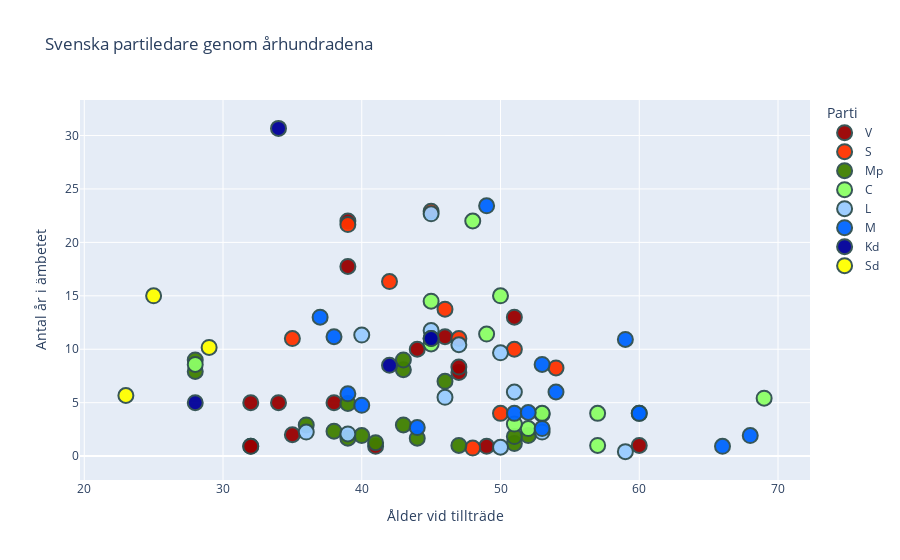

This figure's notebook cell:
### Code cell
def transform_date_string_to_datetime_object(entry):
    '''
    :param string: format 'YYYY-MM-DD'
    :return: datetime
    '''
    if isinstance(entry, str):
        return datetime.strptime(entry, '%Y-%m-%d')
    else:
        return entry

party_leaders[['death_date',
               'assumed_office',
               'left_office']] = party_leaders[['death_date',
                                                'assumed_office',
                                                'left_office']].fillna(datetime.today())
# transforming date strings to datetime objects
party_leaders['birth_date'] = party_leaders.apply(lambda row: \
                              transform_date_string_to_datetime_object(row['birth_date']), axis = 1)
party_leaders['death_date'] = party_leaders.apply(lambda row: \
                              transform_date_string_to_datetime_object(row['death_date']), axis = 1)
party_leaders['left_office'] = party_leaders.apply(lambda row: \
                              transform_date_string_to_datetime_object(row['left_office']), axis = 1)
party_leaders['assumed_office'] = party_leaders.apply(lambda row: \
                              transform_date_string_to_datetime_object(row['assumed_office']), axis = 1)
# calculating age when party leader assumed office and time in office in years
party_leaders['age_when_assumed_office'] = party_leaders.apply(lambda row: \
                                           relativedelta(row['assumed_office'],
                                                         row['birth_date']).years,
                                           axis = 1)
party_leaders['years_in_office'] = party_leaders.apply(lambda row: \
                                          np.round((relativedelta(row['left_office'],
                                                         row['assumed_office']).years * 12 + \
                                           relativedelta(row['left_office'],
                                                         row['assumed_office']).months) / 12, 2),
                                           axis = 1)
# concatenate first name and surname
party_leaders['full_name'] = party_leaders.apply(lambda row: row['name'] + ' ' + row['surname'],
                                                 axis = 1)

# concatenate full name and years in office
party_leaders['full_name_years_in_office'] = party_leaders.apply(\
                                            lambda row: row['full_name'] + \
                                                        ' (' + str(row['assumed_office'].year) + \
                                                         ' - ' + str(row['left_office'].year) + ')' ,
                                                 axis = 1)

# order by political affiliation (left-wing to right-wing)
party_leaders['party_abr'] = pd.Categorical(party_leaders['party_abr'],
                                            ['V', 'S', 'Mp', 'C', 'L', 'M', 'Kd', 'Sd' ])
party_leaders.sort_values('party_abr', inplace = True)

fig = px.scatter(party_leaders,
                 title='Svenska partiledare genom århundradena',
                 x='age_when_assumed_office',
                 y='years_in_office',
                 hover_name='full_name_years_in_office',
                 color='party_abr',
                 color_discrete_map={'L': '#99ccff',
                                     'M': '#0066ff',
                                     'S': '#ff3300',
                                     'Mp': '#408000',
                                     'Kd': '#000099',
                                     'C': '#8cff66',
                                     'V': '#990000',
                                     'Sd' : '#ffff00'
                                     },
                 #symbol='sex',
                 #symbol_map={'m':'circle',
                 #            'k':'diamond'},
                 labels={'age_when_assumed_office':u'Ålder vid tillträde',
                         'years_in_office':'Antal år i ämbetet',
                         'party_abr':'Parti'}
                 )
fig.update_traces(marker=dict(size=15,
                              symbol= 'circle',
                              line=dict(width=2,
                                        color='DarkSlateGrey'),
                              opacity = 0.95),
                  selector=dict(mode='markers')
                  )
fig.show()

### Figure 1 — Plotly figure (JSON) as saved in the notebook; plotly's stock layout.template omitted (floating-point values rounded to 4 significant figures)
{"data": [{"hovertemplate": "<b>%{hovertext}</b><br><br>Parti=V<br>Ålder vid tillträde=%{x}<br>Antal år i ämbetet=%{y}<extra></extra>", "hovertext": ["C.H. Hermansson (1964 - 1975)", "Zeth Höglund II (1919 - 1924)", "Karl Kilbom II (1921 - 1923)", "Ernst Åström (1918 - 1918)", "Karl Kilbom I (1918 - 1918)", "Carl Winberg (1917 - 1917)", "Zeth Höglund I (1917 - 1917)", "Karl Kilbom III (1924 - 1929)", "Nils Flyg (1924 - 1929)", "Hilding Hagberg (1951 - 1964)", "Lars Werner (1975 - 1993)", "Gudrun Schyman (1993 - 2003)", "Ulla Hoffman (2003 - 2004)", "Lars Ohly (2004 - 2012)", "Jonas Sjöstedt (2012 - 2020)", "Sven Linderot (1929 - 1951)"], "legendgroup": "V", "marker": {"color": "#990000", "line": {"color": "DarkSlateGrey", "width": 2}, "opacity": 0.95, "size": 15, "symbol": "circle"}, "mode": "markers", "name": "V", "showlegend": true, "type": "scatter", "x": [46, 34, 35, 41, 32, 49, 32, 38, 32, 51, 39, 44, 60, 47, 47, 39], "xaxis": "x", "y": [11.17, 5, 2, 0.92, 0.92, 0.92, 0.92, 5, 5, 13, 17.75, 10, 1, 7.83, 8.33, 22], "yaxis": "y"}, {"hovertemplate": "<b>%{hovertext}</b><br><br>Parti=S<br>Ålder vid tillträde=%{x}<br>Antal år i ämbetet=%{y}<extra></extra>", "hovertext": ["Göran Persson (1996 - 2007)", "Claes Tholin (1896 - 1907)", "Mona Sahlin (2007 - 2011)", "Ingvar Carlsson (1986 - 1996)", "Håkan Juholt (2011 - 2012)", "Tage Erlander (1946 - 1969)", "Per Albin Hansson (1925 - 1946)", "Hjalmar Branting (1907 - 1920)", "Stefan Löfven (2012 - 2020)", "Olof Palme (1969 - 1986)"], "legendgroup": "S", "marker": {"color": "#ff3300", "line": {"color": "DarkSlateGrey", "width": 2}, "opacity": 0.95, "size": 15, "symbol": "circle"}, "mode": "markers", "name": "S", "showlegend": true, "type": "scatter", "x": [47, 35, 50, 51, 48, 45, 39, 46, 54, 42], "xaxis": "x", "y": [11, 11, 4, 10, 0.75, 22.92, 21.67, 13.75, 8.25, 16.33], "yaxis": "y"}, {"hovertemplate": "<b>%{hovertext}</b><br><br>Parti=Mp<br>Ålder vid tillträde=%{x}<br>Antal år i ämbetet=%{y}<extra></extra>", "hovertext": ["Per Bolund (2019 - 2020)", "Isabella Lövin (2016 - 2020)", "Matz Hammarström (2000 - 2002)", "Åsa Romson (2011 - 2016)", "Margareta Gisselberg (1990 - 1991)", "Gustav Fridolin (2011 - 2019)", "Ragnhild Pohanka (1984 - 1986)", "Per Gahrton (1984 - 1985)", "Eva Goës (1986 - 1988)", "Fiona Björling (1988 - 1990)", "Birger Schlaug I (1985 - 1988)", "Jan Axelsson (1990 - 1992)", "Marianne Samuelsson (1992 - 1999)", "Birger Schlaug II (1992 - 2000)", "Lotta Hedström (1999 - 2002)", "Peter Eriksson (2002 - 2011)", "Maria Wetterstrand (2002 - 2011)", "Anders Nordin (1988 - 1990)"], "legendgroup": "Mp", "marker": {"color": "#408000", "line": {"color": "DarkSlateGrey", "width": 2}, "opacity": 0.95, "size": 15, "symbol": "circle"}, "mode": "markers", "name": "Mp", "showlegend": true, "type": "scatter", "x": [47, 53, 40, 39, 51, 28, 52, 41, 38, 44, 36, 51, 46, 43, 43, 43, 28, 39], "xaxis": "x", "y": [1, 3.92, 1.92, 4.92, 1.17, 7.92, 1.92, 1.25, 2.33, 1.67, 2.92, 1.83, 7, 8.08, 2.92, 9, 9, 1.67], "yaxis": "y"}, {"hovertemplate": "<b>%{hovertext}</b><br><br>Parti=C<br>Ålder vid tillträde=%{x}<br>Antal år i ämbetet=%{y}<extra></extra>", "hovertext": ["Olof Johansson (1987 - 1998)", "Thorbjörn Fälldin (1971 - 1985)", "Annie Lööf (2011 - 2020)", "Maud Olofsson (2001 - 2011)", "Lennart Daléus (1998 - 2001)", "Karin Söder (1985 - 1987)", "Johan Anderson i Raklösen (1920 - 1924)", "Axel Pehrsson (1934 - 1949)", "Olof Olsson i Kullenbergstorp (1929 - 1934)", "Johan Johansson i Kälkebo (1924 - 1928)", "Gunnar Hedlund (1949 - 1971)", "Erik Eriksson i Spraxkya (1916 - 1919)"], "legendgroup": "C", "marker": {"color": "#8cff66", "line": {"color": "DarkSlateGrey", "width": 2}, "opacity": 0.95, "size": 15, "symbol": "circle"}, "mode": "markers", "name": "C", "showlegend": true, "type": "scatter", "x": [49, 45, 28, 45, 52, 57, 53, 50, 69, 57, 48, 51], "xaxis": "x", "y": [11.42, 14.5, 8.58, 10.5, 2.58, 1, 4, 15, 5.42, 4, 22, 3], "yaxis": "y"}, {"hovertemplate": "<b>%{hovertext}</b><br><br>Parti=L<br>Ålder vid tillträde=%{x}<br>Antal år i ämbetet=%{y}<extra></extra>", "hovertext": ["Felix Hamrin (1934 - 1935)", "Gustaf Andersson i Rasjön (1935 - 1944)", "Bertil Ohlin (1944 - 1967)", "Sven Wedén (1967 - 1969)", "Ola Ullsten (1978 - 1983)", "Per Ahlmark (1975 - 1978)", "Maria Leissner (1995 - 1997)", "Lars Leijonborg (1997 - 2007)", "Jan Björklund (2007 - 2019)", "Nyamko Sabuni (2019 - 2020)", "Gunnar Helén (1969 - 1975)", "Bengt Westerberg (1983 - 1995)"], "legendgroup": "L", "marker": {"color": "#99ccff", "line": {"color": "DarkSlateGrey", "width": 2}, "opacity": 0.95, "size": 15, "symbol": "circle"}, "mode": "markers", "name": "L", "showlegend": true, "type": "scatter", "x": [59, 50, 45, 53, 46, 36, 39, 47, 45, 50, 51, 40], "xaxis": "x", "y": [0.42, 9.67, 22.67, 2.25, 5.5, 2.25, 2.08, 10.42, 11.75, 0.83, 6, 11.33], "yaxis": "y"}, {"hovertemplate": "<b>%{hovertext}</b><br><br>Parti=M<br>Ålder vid tillträde=%{x}<br>Antal år i ämbetet=%{y}<extra></extra>", "hovertext": ["Jarl Hjalmarson (1950 - 1961)", "Hugo Tamm (1907 - 1907)", "Gustaf Fredrik Östberg II (1908 - 1912)", "Arvid Lindman (1912 - 1935)", "Gösta Bagge (1935 - 1944)", "Gunnar Heckscher (1961 - 1965)", "Fritiof Domö (1944 - 1950)", "Gustaf Fredrik Östberg I (1908 - 1912)", "Ulf Kristersson (2017 - 2020)", "Gösta Bohman (1970 - 1981)", "Axel Svedelius (1905 - 1906)", "Bo Lundgren (1999 - 2003)", "Ulf Adelsohn (1981 - 1986)", "Fredrik Reinfeldt (2003 - 2015)", "Carl Bildt (1986 - 1999)", "Anna Kinberg Batra (2015 - 2017)", "Yngve Holmberg (1965 - 1970)"], "legendgroup": "M", "marker": {"color": "#0066ff", "line": {"color": "DarkSlateGrey", "width": 2}, "opacity": 0.95, "size": 15, "symbol": "circle"}, "mode": "markers", "name": "M", "showlegend": true, "type": "scatter", "x": [45, 66, 60, 49, 53, 51, 54, 60, 53, 59, 68, 52, 40, 38, 37, 44, 39], "xaxis": "x", "y": [11, 0.92, 4, 23.42, 8.58, 4, 6, 4, 2.58, 10.92, 1.92, 4.08, 4.75, 11.17, 13, 2.67, 5.83], "yaxis": "y"}, {"hovertemplate": "<b>%{hovertext}</b><br><br>Parti=Kd<br>Ålder vid tillträde=%{x}<br>Antal år i ämbetet=%{y}<extra></extra>", "hovertext": ["Birger Ekstedt (1964 - 1972)", "Alf Svensson (1973 - 2004)", "Göran Hägglunf (2004 - 2015)", "Ebba Busch (2015 - 2020)"], "legendgroup": "Kd", "marker": {"color": "#000099", "line": {"color": "DarkSlateGrey", "width": 2}, "opacity": 0.95, "size": 15, "symbol": "circle"}, "mode": "markers", "name": "Kd", "showlegend": true, "type": "scatter", "x": [42, 34, 45, 28], "xaxis": "x", "y": [8.5, 30.67, 11, 5], "yaxis": "y"}, {"hovertemplate": "<b>%{hovertext}</b><br><br>Parti=Sd<br>Ålder vid tillträde=%{x}<br>Antal år i ämbetet=%{y}<extra></extra>", "hovertext": ["Jimmie Åkesson (2005 - 2020)", "Mikael Jansson (1995 - 2005)", "Anders Klarström (1989 - 1995)"], "legendgroup": "Sd", "marker": {"color": "#ffff00", "line": {"color": "DarkSlateGrey", "width": 2}, "opacity": 0.95, "size": 15, "symbol": "circle"}, "mode": "markers", "name": "Sd", "showlegend": true, "type": "scatter", "x": [25, 29, 23], "xaxis": "x", "y": [15, 10.17, 5.67], "yaxis": "y"}], "layout": {"legend": {"title": {"text": "Parti"}, "tracegroupgap": 0}, "title": {"text": "Svenska partiledare genom århundradena"}, "xaxis": {"anchor": "y", "domain": [0, 1], "title": {"text": "Ålder vid tillträde"}}, "yaxis": {"anchor": "x", "domain": [0, 1], "title": {"text": "Antal år i ämbetet"}}}}
